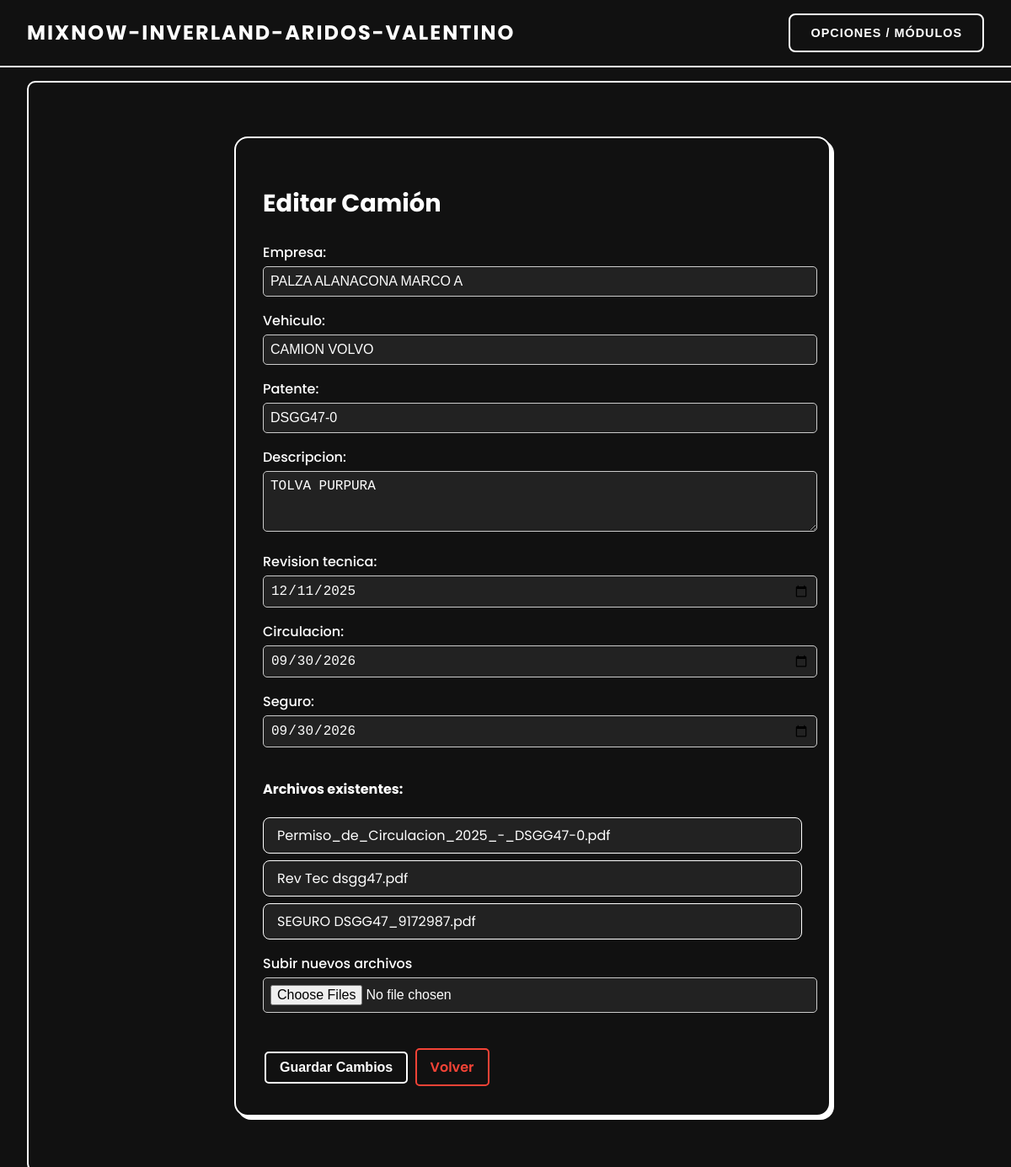
Before: /camiones/editar/8/ (signed in) with the older database file.
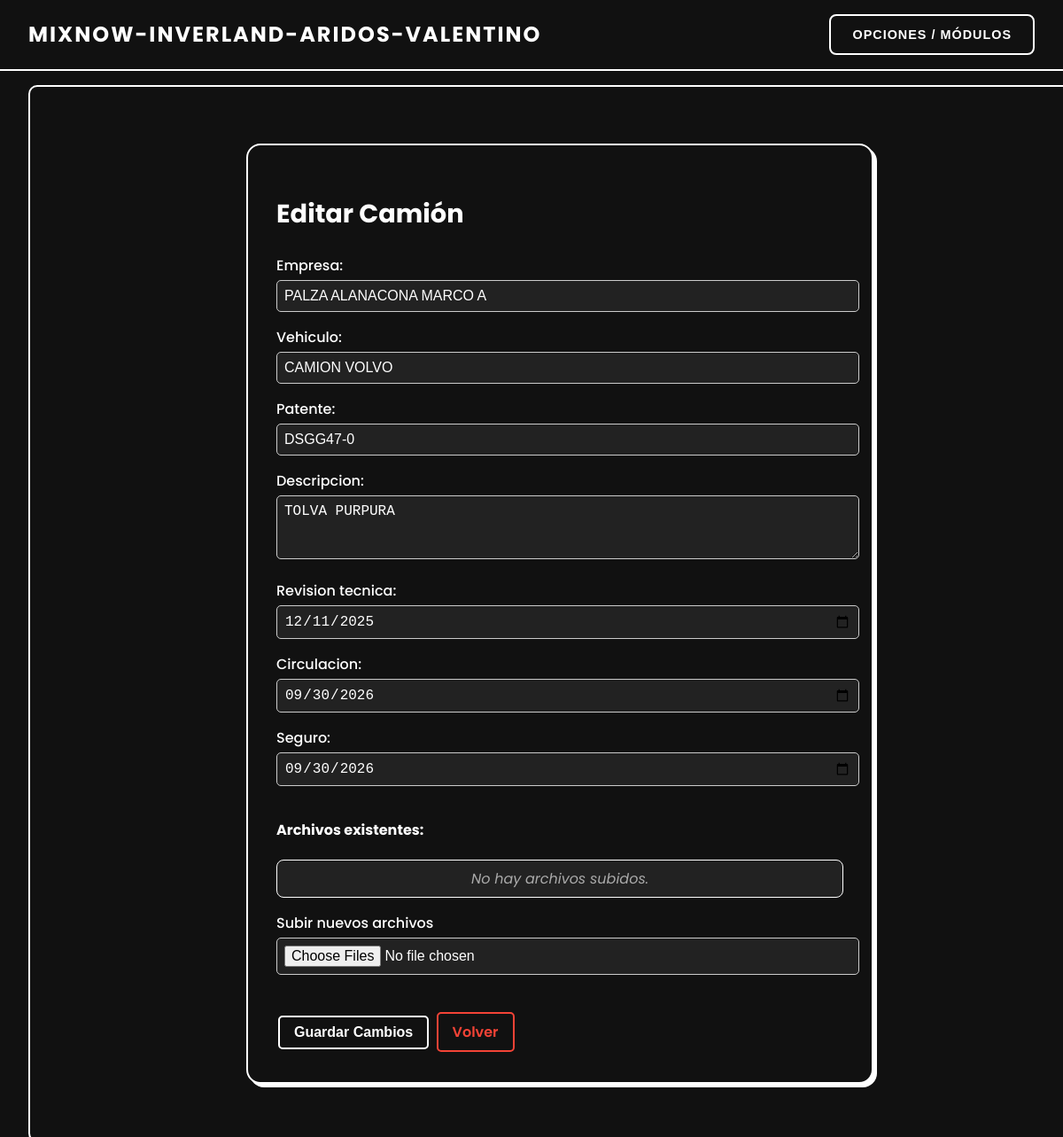
After: the same page with the newer database file.
### app/models.py (models this page shows, shortened)
class Documento(models.Model):
    camion = models.ForeignKey(Camiones, on_delete=models.CASCADE, related_name='documentos')
    titulo = models.CharField(max_length=100)
    archivo = models.FileField(upload_to='pdfs/')

### app/views.py (the view)
# urls.py: path('camiones/editar/<int:pk>/', views.Actualizar_Camion, name='editar_camiones'),
@user_passes_test(lambda u: u.is_superuser)
def Actualizar_Camion(request, pk):
    camion = get_object_or_404(Camiones, pk=pk)
    if request.method == 'POST':
        form = CamionesForm(request.POST, request.FILES, instance=camion)
        if form.is_valid():
            camion = form.save()
            archivos = request.FILES.getlist('archivos')
            for archivo in archivos:
                Documento.objects.create(
                    camion=camion,
                    titulo=archivo.name,
                    archivo=archivo
                )
            messages.success(request, "Camión actualizado correctamente.")
            return redirect('listar_camiones')
        else:
            print(form.errors)
    else:
        form = CamionesForm(instance=camion)
    if camion.revision_tecnica:
        form.initial['revision_tecnica'] = camion.revision_tecnica.strftime('%Y-%m-%d')
    if camion.circulacion:
        form.initial['circulacion'] = camion.circulacion.strftime('%Y-%m-%d')
    if camion.seguro:
        form.initial['seguro'] = camion.seguro.strftime('%Y-%m-%d')
    return render(request, 'clientes/editar_camion.html', {
        'form': form,
        'camion': camion
    })

### app/templates/clientes/editar_camion.html (shortened to what this page needs)
{% extends "clientes/base.html" %}
{% load static %}
{% block content %}
<div class="wrapper">
    <div class="card edit-card">
        <h2 class="title text-center mb-4">
             Editar Camión
        </h2>
        <form method="post" enctype="multipart/form-data" class="needs-validation">
            <div class="form-fields mb-4">
                {{ form.empresa.label_tag }} {{ form.empresa }}
                {{ form.vehiculo.label_tag }} {{ form.vehiculo }}
                {{ form.patente.label_tag }} {{ form.patente }}
                {{ form.descripcion.label_tag }} {{ form.descripcion }}
                {{ form.revision_tecnica.label_tag }} {{ form.revision_tecnica }}
                {{ form.circulacion.label_tag }} {{ form.circulacion }}
                {{ form.seguro.label_tag }} {{ form.seguro }}
                <h4>Archivos existentes:</h4>
                <ul class="document-list">
                    {% for doc in camion.documentos.all %}
                        <li class="document-item">
                            <a href="{{ doc.archivo.url }}" target="_blank" class="doc-link">
                                 {{ doc.titulo }}
                            </a>
                        </li>
                    {% empty %}
                        <li class="document-item no-data">No hay archivos subidos.</li>
                    {% endfor %}
                </ul>
                <label for="archivos">Subir nuevos archivos</label>
                <input type="file" name="archivos" multiple>
            </div>
            <div class="form-actions text-center">
                <button type="submit" class="btn-glitch btn-glitch-primary">
                     Guardar Cambios
                </button>
                <a href="{% url 'listar_camiones' %}" class="btn-glitch btn-glitch-secondary ms-2">
                     Volver
                </a>
            </div>
        </form>
    </div>
</div>
{% endblock %}

Changed rows visible on the page:
removed Documento: titulo "Permiso_de_Circulacion_2025_-_DSGG47-0.pdf"
removed Documento: titulo "Rev Tec dsgg47.pdf"
removed Documento: titulo "SEGURO DSGG47_9172987.pdf"
Other visible differences:
text now shown: "No hay archivos subidos."
